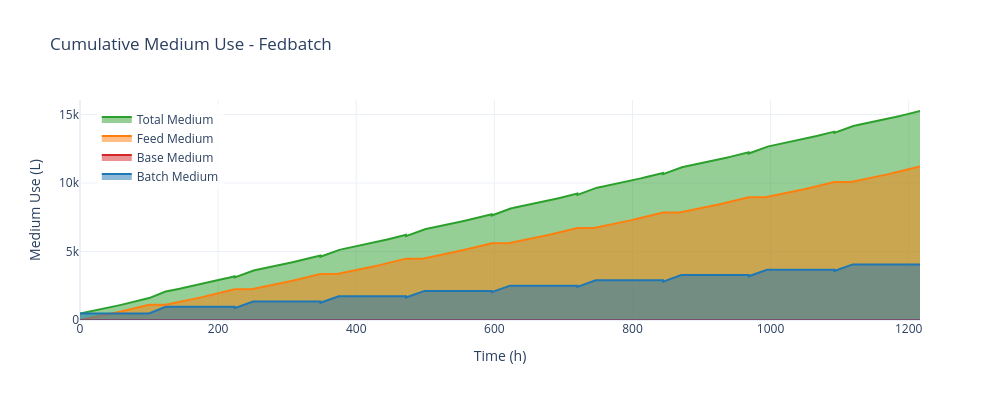

The notebook cell saved with this chart:
### Markdown cell above
## 4. Plot Cumulative Medium Use

Visualize total medium consumption (batch + feed).

### Code cell
# Plot cumulative medium use for all batches
fig_medium = plot_simulation_cumulative_medium_use(sim, max_batches=10)
fig_medium.show()

# Alternative: using the data object method
# fig_medium = sim.data.plot_cumulative_medium_use(max_batches=10)
# fig_medium.show()

### Figure 1 — Plotly figure (JSON) as saved in the notebook; plotly's stock layout.template omitted (floating-point values rounded to 4 significant figures; data arrays with more than 128 entries replaced by an {"elided": "..."} marker saying what was removed)
{"data": [{"fill": "tozeroy", "hovertemplate": "Time: %{x:.1f} h<br>Total Medium: %{y:.2f} L<extra></extra>", "line": {"color": "#2ca02c", "width": 2}, "mode": "lines", "name": "Total Medium", "type": "scatter", "x": {"elided": "430 float values"}, "y": {"elided": "430 float values"}}, {"fill": "tozeroy", "hovertemplate": "Time: %{x:.1f} h<br>Feed Medium: %{y:.2f} L<extra></extra>", "line": {"color": "#ff7f0e", "width": 2}, "mode": "lines", "name": "Feed Medium", "type": "scatter", "x": {"elided": "430 float values"}, "y": {"elided": "430 float values"}}, {"fill": "tozeroy", "hovertemplate": "Time: %{x:.1f} h<br>Base Medium: %{y:.2f} L<extra></extra>", "line": {"color": "#d62728", "width": 2}, "mode": "lines", "name": "Base Medium", "type": "scatter", "x": {"elided": "430 float values"}, "y": {"elided": "430 int values"}}, {"fill": "tozeroy", "hovertemplate": "Time: %{x:.1f} h<br>Batch Medium: %{y:.2f} L<extra></extra>", "line": {"color": "#1f77b4", "width": 2}, "mode": "lines", "name": "Batch Medium", "type": "scatter", "x": {"elided": "430 float values"}, "y": {"elided": "430 float values"}}], "layout": {"font": {"size": 12}, "height": 400, "legend": {"bgcolor": "rgba(255,255,255,0.8)", "x": 0.02, "y": 0.98}, "showlegend": true, "title": {"text": "Cumulative Medium Use - Fedbatch"}, "width": 1000, "xaxis": {"title": {"text": "Time (h)"}}, "yaxis": {"title": {"text": "Medium Use (L)"}}}}
